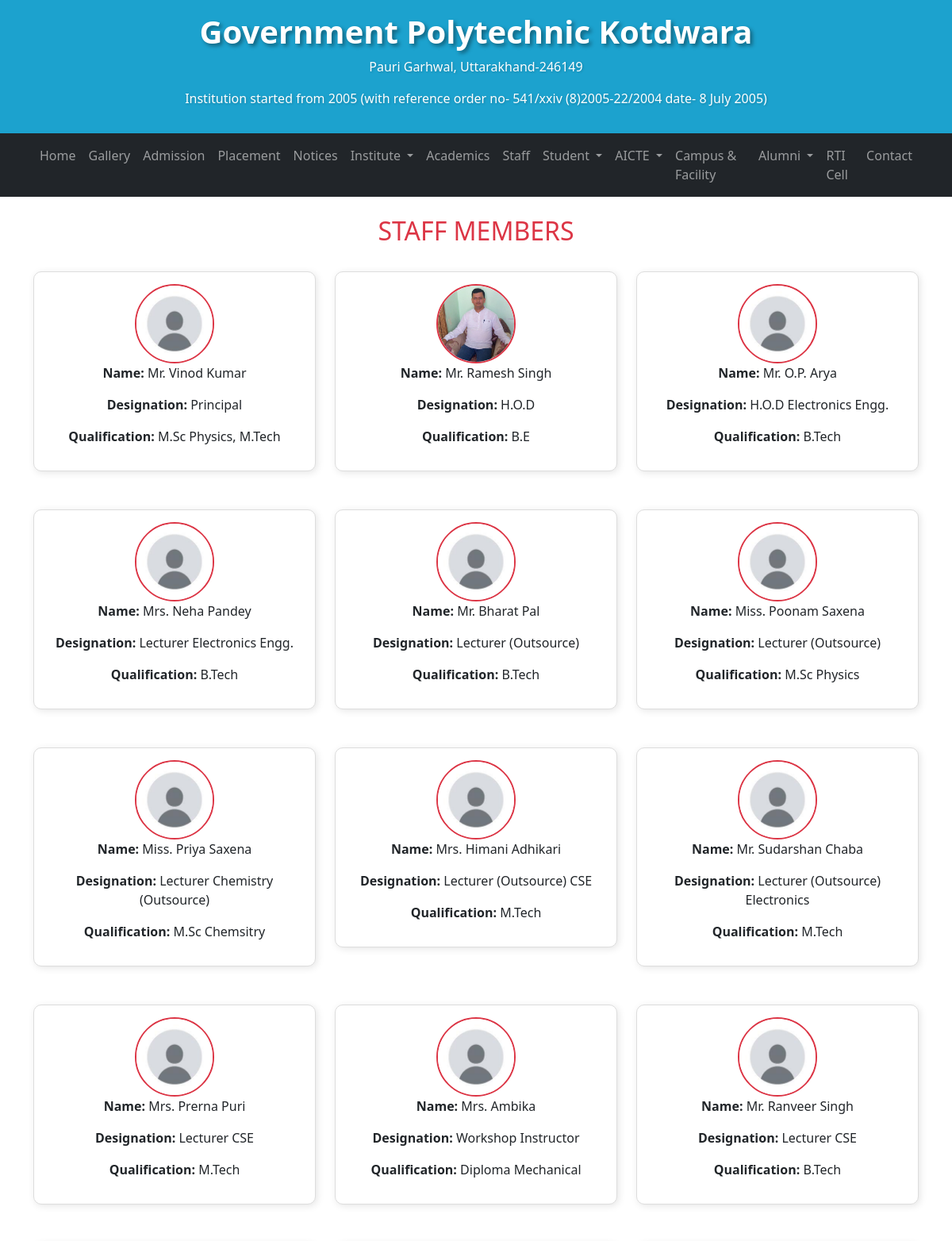
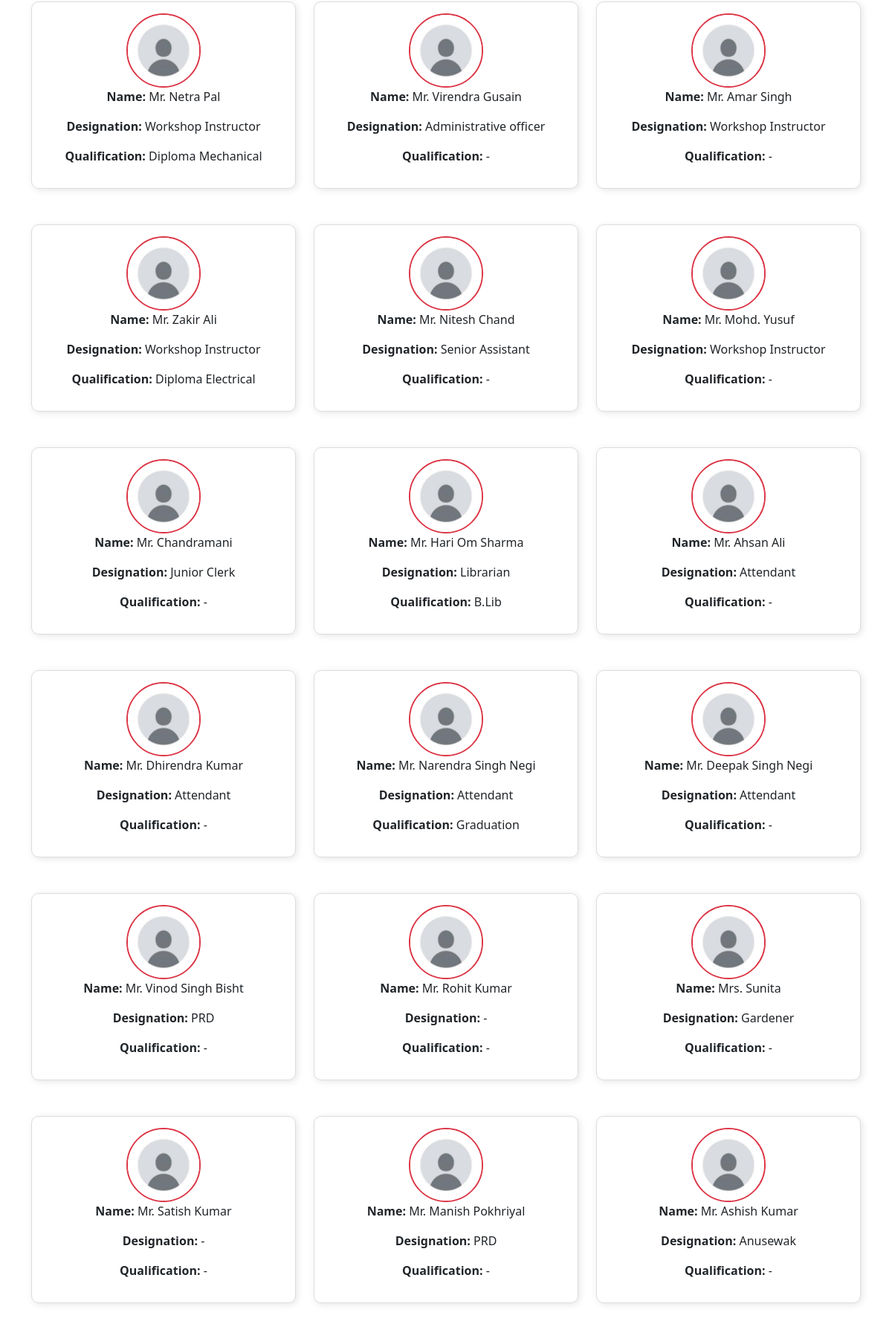
Page /staff/ on the committed database (2 pictures, top to bottom).
### college_web_app/models.py (models this page shows, shortened)
class Staff(models.Model):
    name = models.CharField(max_length=255)
    designation = models.CharField(max_length=255)
    qualification = models.CharField(max_length=255)
    image = models.ImageField(upload_to='staff/', blank=True, null=True)

### college_web_app/views.py (the view)
# urls.py: path('staff/', staff_records, name="staff_records"),
def staff_records(request):
    staff_members = Staff.objects.all()
    return render(request,"college_web_app/staff.html",{"staff_members":staff_members})

### college_web_app/context_processors.py (called while the page is built)
def aicte_files_processor(request):
    files_aicte = Aicte_files.objects.order_by('-published_at')
    return {"files_aicte": files_aicte}

def org_chart_processor(request):
    latest_chart = OrganizationChart.objects.order_by('-uploaded_at').first()
    return {"latest_chart": latest_chart}

def fee_struct_processor(request):
    fee_struct = FeeStructure.objects.order_by('-uploaded_at').first()
    return {"fee_struct": fee_struct}

### college_web_app/templates/college_web_app/staff.html (shortened to what this page needs)
{% extends "college_web_app/base.html" %}
{% block content %}
{% include "college_web_app/navbar.html" %}
{% load static %}
</head>
<body>
    <div class="container">
        <h2 class="text-center text-danger mt-4">STAFF MEMBERS</h2>
        <div class="row justify-content-center">
            {% for staff in staff_members %}
            <div class="col-md-4 col-sm-6 mb-4 mt-4">
                <div class="staff-card text-center">
                    <img src="{% if staff.image %}{{ staff.image.url }}{% else %}{% static 'images/default/staff.jpg' %}{% endif %}"
                    alt="Staff Image" class="staff-img">
                    <p><strong>Name:</strong> {{ staff.name }}</p>
                    <p><strong>Designation:</strong> {{ staff.designation }}</p>
                    <p><strong>Qualification:</strong> {{ staff.qualification }}</p>
                </div>
            </div>
            {% empty %}
            <p class="text-center text-muted">No staff members found.</p>
            {% endfor %}
        </div>
    </div>
{% endblock content %}

### college_web_app/templates/college_web_app/base.html (shortened to what this page needs)
<!doctype html>
<html lang="en">
  <head>
    <link href="https://cdn.jsdelivr.net/npm/bootstrap@5.3.3/dist/css/bootstrap.min.css" rel="stylesheet">
  </head>
  <body>
    {% block content %}
    {% endblock content %}
  </body>
</html>

### college_web_app/templates/college_web_app/navbar.html (shortened to what this page needs)
    {% extends 'college_web_app/base.html' %}
    {% block content %}
    {% load static %}
    <header class="text-center background py-3 text-white">
        <h1 class="logo-text"><a href="{% url 'home' %}">Government Polytechnic Kotdwara</a> </h1>
        <p class="sub-text">Pauri Garhwal, Uttarakhand-246149</p>
        <p class="sub-text small">
            Institution started from 2005 (with reference order no- 541/xxiv (8)2005-22/2004 date- 8 July 2005)
        </p>
    </header>
    <nav class="navbar navbar-expand-lg navbar-dark bg-dark sticky-top">
        <div class="container">
            <div class="collapse navbar-collapse" id="navbarNav">
                <ul class="navbar-nav mx-auto">
                    <li class="nav-item"><a class="nav-link" href="{% url 'home' %}">Home</a></li>
                    <li class="nav-item"><a class="nav-link" href="{% url 'gallery' %}">Gallery</a></li>
                    <li class="nav-item"><a class="nav-link" href="#">Admission</a></li>
                    <li class="nav-item"><a class="nav-link" href="{% url 'placement_records' %}">Placement</a></li>
                    <li class="nav-item"><a class="nav-link" href="{% url 'notice_list' %}">Notices</a></li>
                    <li class="nav-item dropdown">
                        <a class="nav-link dropdown-toggle" href="#" id="studentDropdown" role="button">
                            Institute
                        </a>
                    </li>
                    <li class="nav-item"><a class="nav-link" href="#">Academics</a></li>
                    <li class="nav-item"><a class="nav-link" href="{% url 'staff_records' %}">Staff</a></li>
                    <li class="nav-item dropdown">
                        <a class="nav-link dropdown-toggle" href="#" id="studentDropdown" role="button">
                            Student
                        </a>
                    </li>
                    <li class="nav-item dropdown position-relative">
                        <a class="nav-link dropdown-toggle" href="#" id="aicteDropdown" role="button" data-bs-toggle="dropdown" aria-expanded="false">
                            AICTE
                        </a>
                    </li>
                    <li class="nav-item"><a class="nav-link" href="{% url 'facilities' %}">Campus & Facility</a></li>
                    <li class="nav-item dropdown">
                        <a class="nav-link dropdown-toggle" href="#" id="alumniDropdown" role="button">
                            Alumni
                        </a>
                    </li>
                    <li class="nav-item"><a class="nav-link" href="#">RTI Cell</a></li>
                    <li class="nav-item"><a class="nav-link" href="{% url 'contact_us' %}">Contact</a></li>
                </ul>
            </div>
        </div>
    </nav>
        {% endblock content %}

### college_web_app/templates/college_web_app/navbar.html (style rules this page uses)
.logo-text { font-size: 2.5rem; font-weight: bold; text-shadow: 3px 3px 5px rgba(0, 0, 0, 0.4); text-decoration: none; }
.logo-text a { font-size: 2.5rem; font-weight: bold; text-shadow: 3px 3px 5px rgba(0, 0, 0, 0.4); text-decoration: none !important; color: white !important; }
.sub-text { font-size: 1rem; text-shadow: 1px 1px 3px rgba(0, 0, 0, 0.2); }
.background { background-color: #1CA2CE !important; }
.text-white { color: white !important; }

### college_web_app/templates/college_web_app/staff.html (style rules this page uses)
.staff-card { text-align: left; padding: 15px; border: 1px solid #ddd; border-radius: 10px; background-color: #fff; box-shadow: 2px 2px 10px rgba(0,0,0,0.1); }
.staff-img { width: 100px; height: 100px; object-fit: cover; border-radius: 50%; border: 2px solid #dc3545; }

### rows in the picture
Staff: name "Mr. Vinod Kumar", designation "Principal", qualification "M.Sc Physics, M.Tech"
Staff: image (picture), name "Mr. Ramesh Singh", designation "H.O.D", qualification "B.E"
Staff: name "Mr. O.P. Arya", designation "H.O.D Electronics Engg.", qualification "B.Tech"
Staff: name "Mrs. Neha Pandey", designation "Lecturer Electronics Engg.", qualification "B.Tech"
Staff: name "Mr. Bharat Pal", designation "Lecturer (Outsource)", qualification "B.Tech"
Staff: name "Miss. Poonam Saxena", designation "Lecturer (Outsource)", qualification "M.Sc Physics"
Staff: name "Miss. Priya Saxena", designation "Lecturer Chemistry (Outsource)", qualification "M.Sc Chemsitry"
Staff: name "Mrs. Himani Adhikari", designation "Lecturer (Outsource) CSE", qualification "M.Tech"
Staff: name "Mr. Sudarshan Chaba", designation "Lecturer (Outsource) Electronics", qualification "M.Tech"
Staff: name "Mrs. Prerna Puri", designation "Lecturer CSE", qualification "M.Tech"
Staff: name "Mrs. Ambika", designation "Workshop Instructor", qualification "Diploma Mechanical"
Staff: name "Mr. Ranveer Singh", designation "Lecturer CSE", qualification "B.Tech"
Staff: name "Mr. Netra Pal", designation "Workshop Instructor", qualification "Diploma Mechanical"
Staff: name "Mr. Virendra Gusain", designation "Administrative officer", qualification "-"
Staff: name "Mr. Amar Singh", designation "Workshop Instructor", qualification "-"
Staff: name "Mr. Zakir Ali", designation "Workshop Instructor", qualification "Diploma Electrical"
Staff: name "Mr. Nitesh Chand", designation "Senior Assistant", qualification "-"
Staff: name "Mr. Mohd. Yusuf", designation "Workshop Instructor", qualification "-"
Staff: name "Mr. Chandramani", designation "Junior Clerk", qualification "-"
Staff: name "Mr. Hari Om Sharma", designation "Librarian", qualification "B.Lib"
Staff: name "Mr. Ahsan Ali", designation "Attendant", qualification "-"
Staff: name "Mr. Dhirendra Kumar", designation "Attendant", qualification "-"
Staff: name "Mr. Narendra Singh Negi", designation "Attendant", qualification "Graduation"
Staff: name "Mr. Deepak Singh Negi", designation "Attendant", qualification "-"
Staff: name "Mr. Vinod Singh Bisht", designation "PRD", qualification "-"
Staff: name "Mr. Rohit Kumar", designation "-", qualification "-"
Staff: name "Mrs. Sunita", designation "Gardener", qualification "-"
Staff: name "Mr. Satish Kumar", designation "-", qualification "-"
Staff: name "Mr. Manish Pokhriyal", designation "PRD", qualification "-"
Staff: name "Mr. Ashish Kumar", designation "Anusewak", qualification "-"
